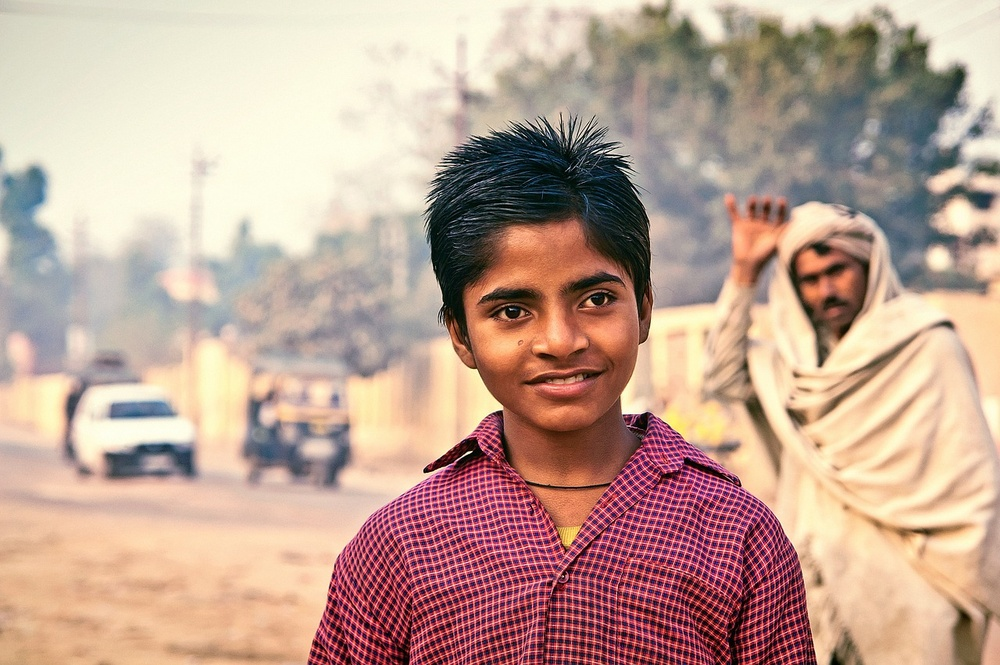
#> input picture 06_CV_영상처리실습자료/cv_images/face.jpg, 1000 x 665 px, shrunk from 1280 x 851 before the run, found by its file name
$ jupyter execute 53_Haar.ipynb
#> lines starting #> are read from the running program, lines starting #| are printed output that depends on the picture; after the words box and inside, x2 and y2 are one past the last pixel; in counts of white or black regions, pixels touching at a corner belong together
## Haar-like Feature (Haar Cascade)
- 사각형 박스를 기준으로 밝기 차이를 비교하는 간단한 특징

- 빠르고 효율적이지만 딥러닝에 비해 정밀도는 낮음

- 단계별로 테스트를 해서 얼굴 특징이 아닌 것을 걸러내는 방법을 이용 :캐스케이드 분류기
-
- 주로 얼굴 검출에 사용됨 (Haar Cascade Classifier)
    - (1) 객체 생성 및 학습 데이터 불러오기 함수 - `cv2.CascadeClassifier`
    -
    - (2) 멀티스케일 객체 검출 함수 - `cv2.CascadeClassifier.detectMultiScale`

### 얼굴 검출기

[cell 1]
import cv2

# Haar Cascade 얼굴 검출기 로드 (기본 제공되는 학습된 모델 사용)
face_cascade = cv2.CascadeClassifier(cv2.data.haarcascades + 'haarcascade_frontalface_default.xml')

# 입력 이미지 읽기 (컬러)
img = cv2.imread('../cv_images/face.jpg')
#> img is the input picture: shape (665, 1000, 3); mean B, G, R 148.1, 163, 192.3

# 이미지를 그레이스케일로 변환 (Haar Cascade는 흑백 이미지를 사용)
gray = cv2.cvtColor(img, cv2.COLOR_BGR2GRAY)
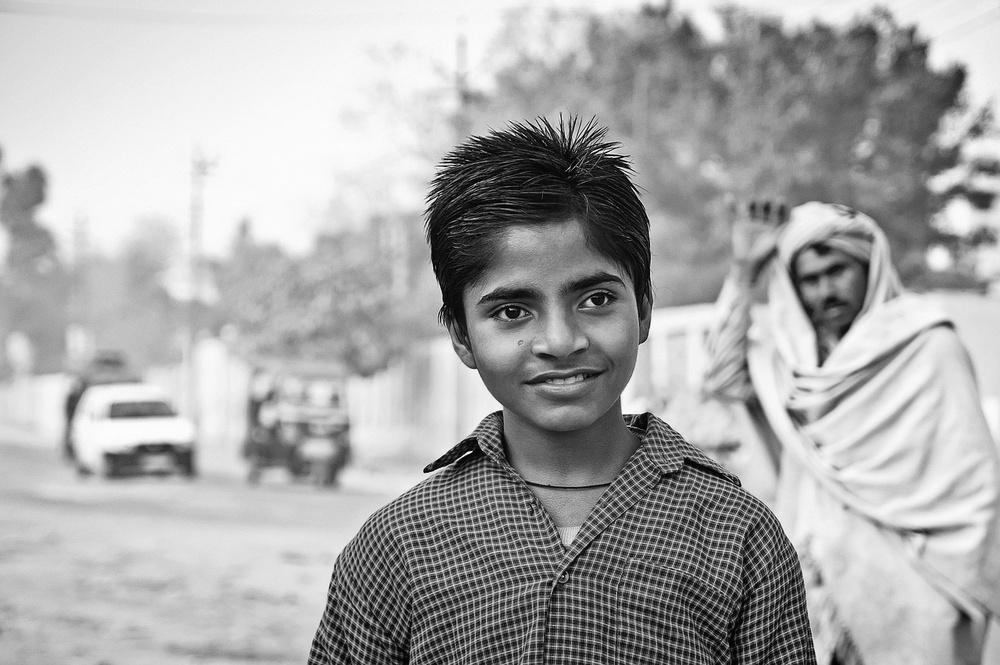
#> gray: shape (665, 1000); min 0, max 255, mean 170.1

# 얼굴 검출 수행
faces = face_cascade.detectMultiScale(
    gray,                # 입력 그레이스케일 이미지
    scaleFactor=1.1,      # 이미지 크기를 1.1배씩 줄여가며 탐색 (멀리 있는 얼굴도 찾기 위해)
    minNeighbors=4        # 주변 4개 이상 검출된 경우만 얼굴로 판단 (오탐 줄이기)
)
#> faces = [[786, 246, 81, 81], [237, 571, 83, 83], [444, 218, 223, 223]]

# 검출된 얼굴 영역(faces)마다 사각형 그리기
for (x, y, w, h) in faces:
    cv2.rectangle(img, (x, y), (x + w, y + h), (255, 0, 0), 2)  # 파란색(Blue) 사각형, 두께 2
#> this loop made 3 passes
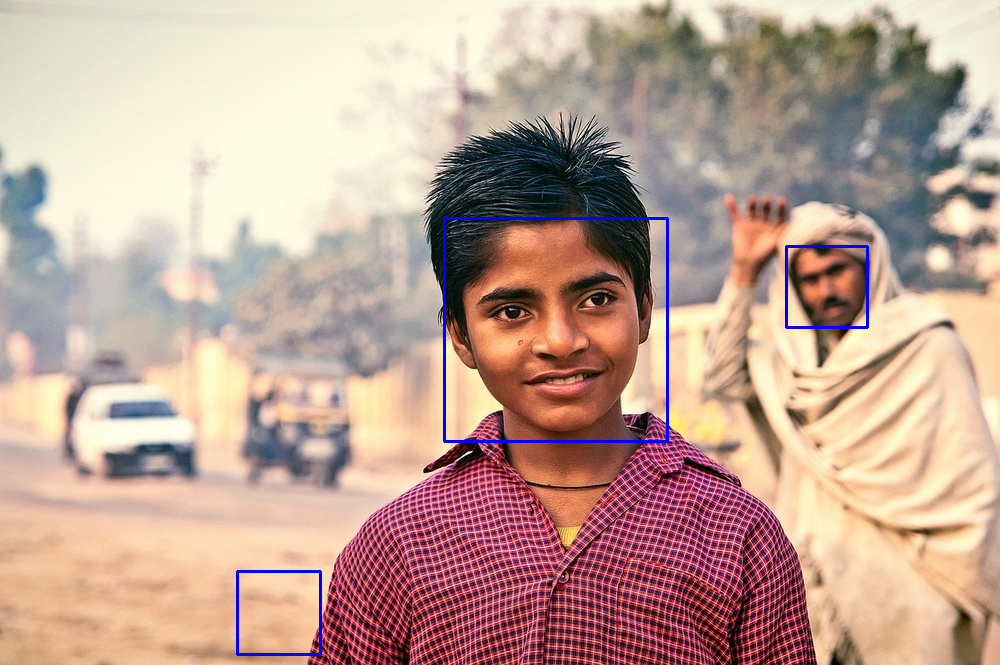
#> img: shape (665, 1000, 3); 0.7% of pixels changed, all inside (x1, y1, x2, y2) = (236, 217, 869, 656)

# 결과 이미지 창에 띄우기
cv2.imshow('Detected Faces', img)

# 키 입력을 대기한 뒤
cv2.waitKey(0)

# 모든 윈도우 창 닫기
cv2.destroyAllWindows()

$ run again, with 06_CV_영상처리실습자료/cv_images/bird.jpg copied over 06_CV_영상처리실습자료/cv_images/face.jpg
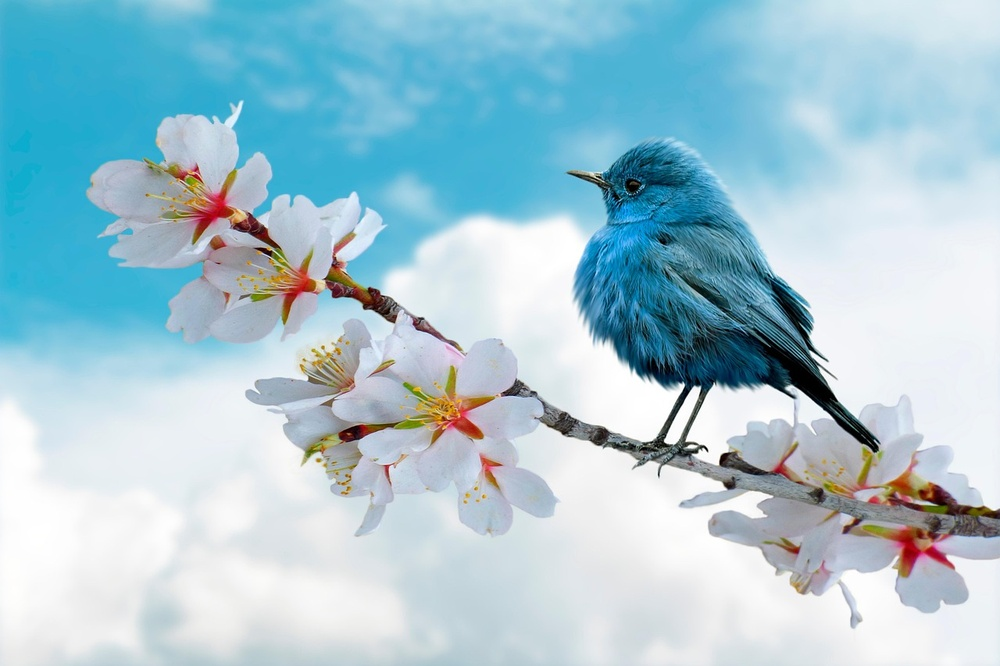
#> input picture 06_CV_영상처리실습자료/cv_images/bird.jpg, 1000 x 666 px, shrunk from 1280 x 853 before the run, found by its file name
#> img is the input picture: shape (666, 1000, 3); mean B, G, R 211.7, 199.2, 165.5
#> `gray = cv2.cvtColor(img, cv2.COLOR_BGR2GRAY)`:
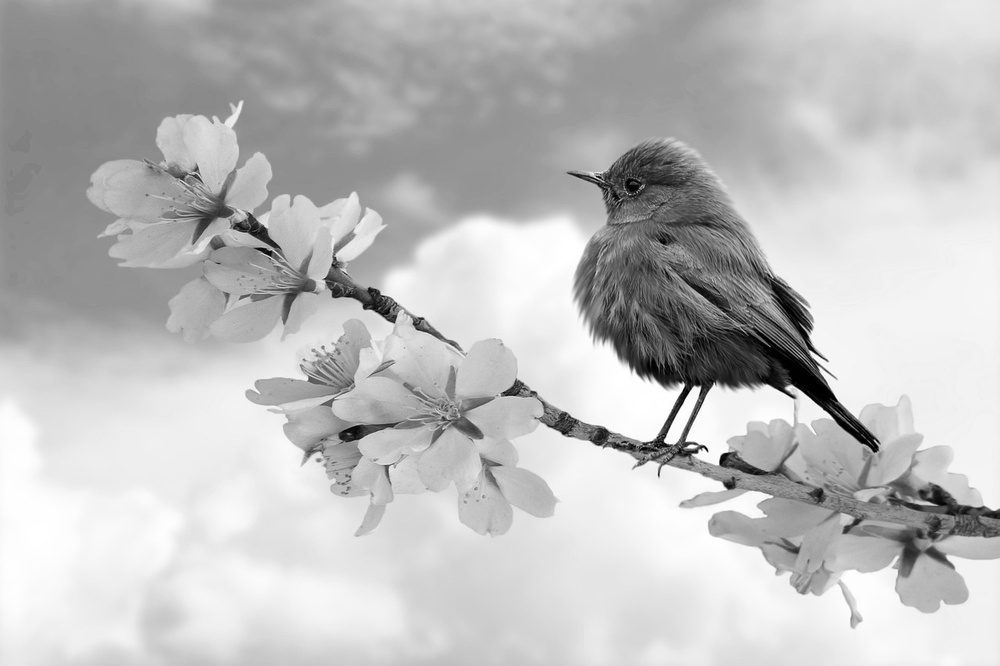
#> gray: shape (666, 1000); min 0, max 255, mean 190.6
#> faces = ()

$ run again, with 06_CV_영상처리실습자료/cv_images/book.jpg copied over 06_CV_영상처리실습자료/cv_images/face.jpg
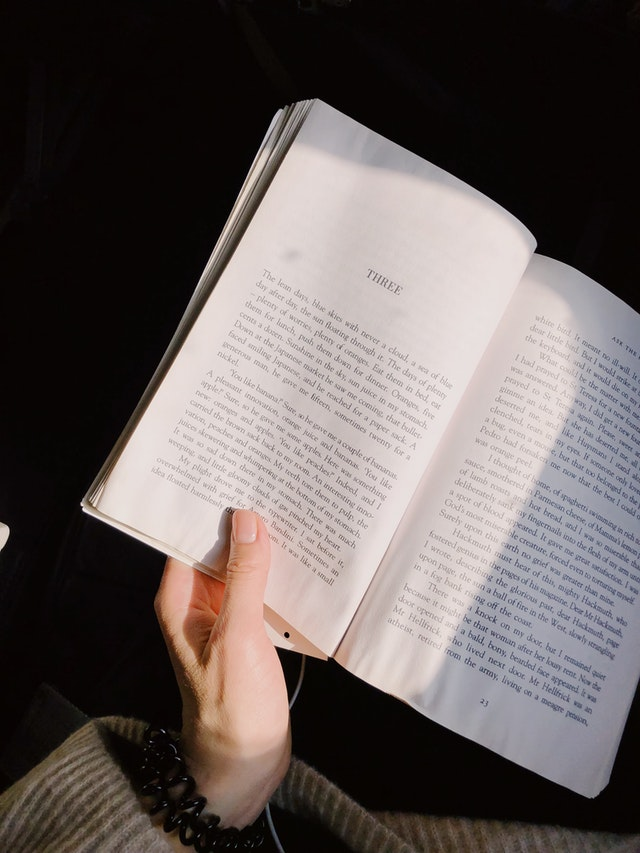
#> input picture 06_CV_영상처리실습자료/cv_images/book.jpg, 640 x 853 px, found by its file name
#> img is the input picture: shape (853, 640, 3); mean B, G, R 90.8, 92.5, 100.8
#> `gray = cv2.cvtColor(img, cv2.COLOR_BGR2GRAY)`:
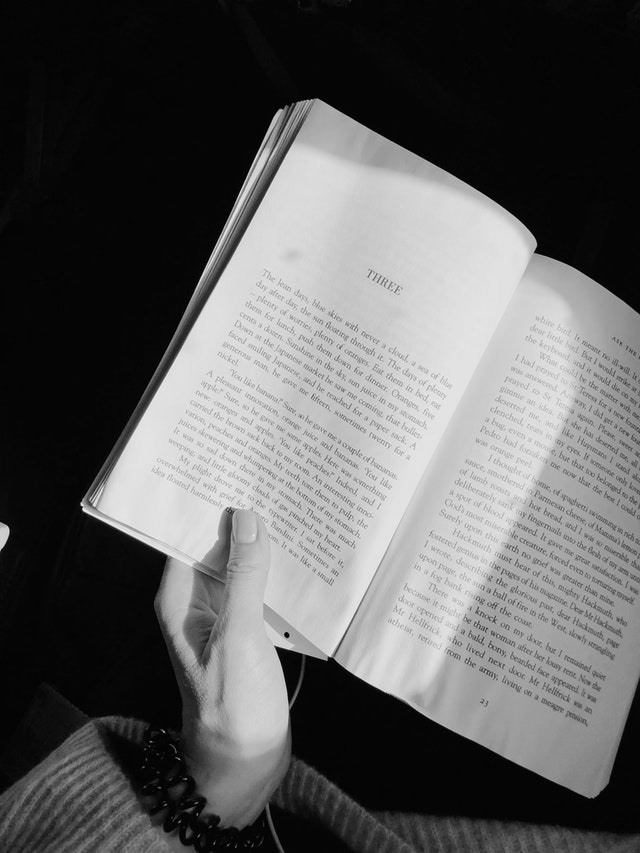
#> gray: shape (853, 640); min 0, max 248, mean 94.8
#> faces = ()
